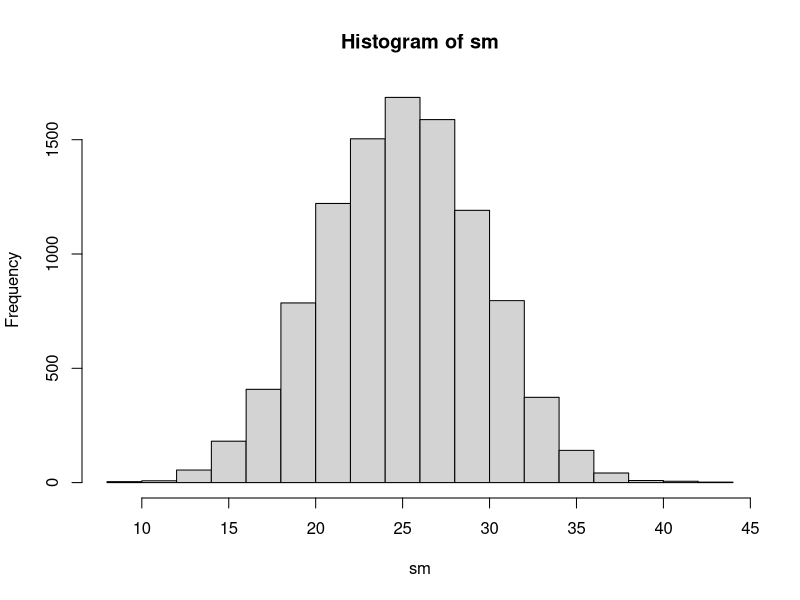
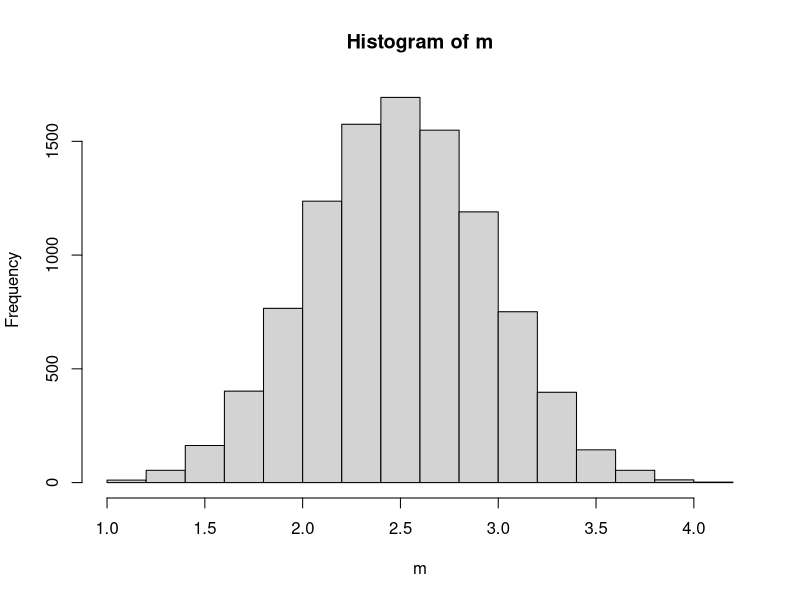
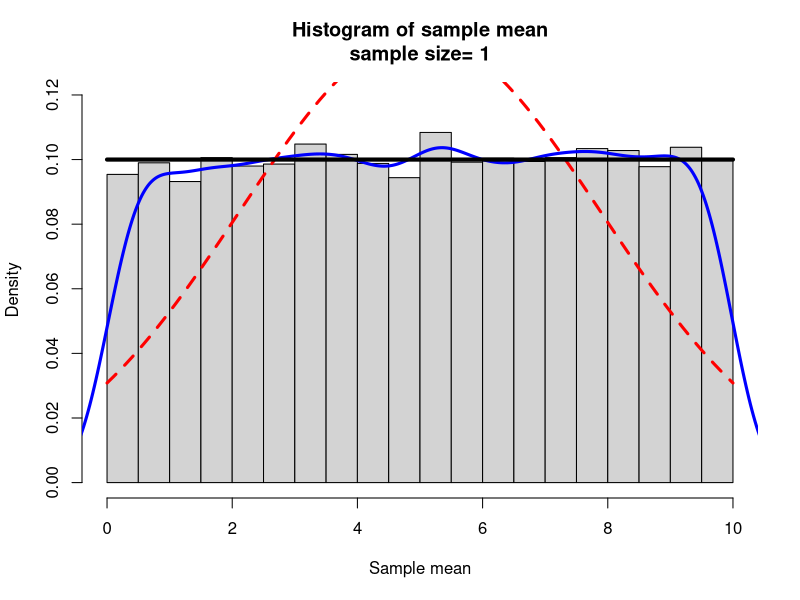
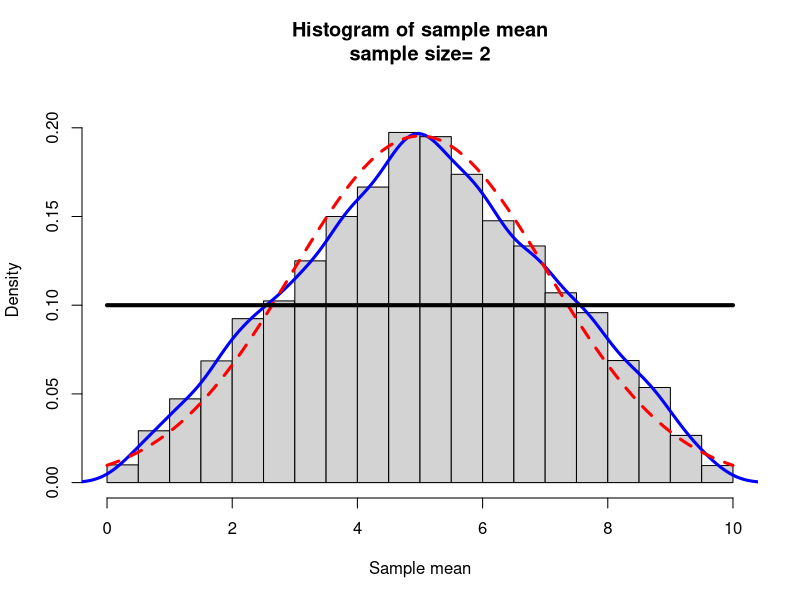
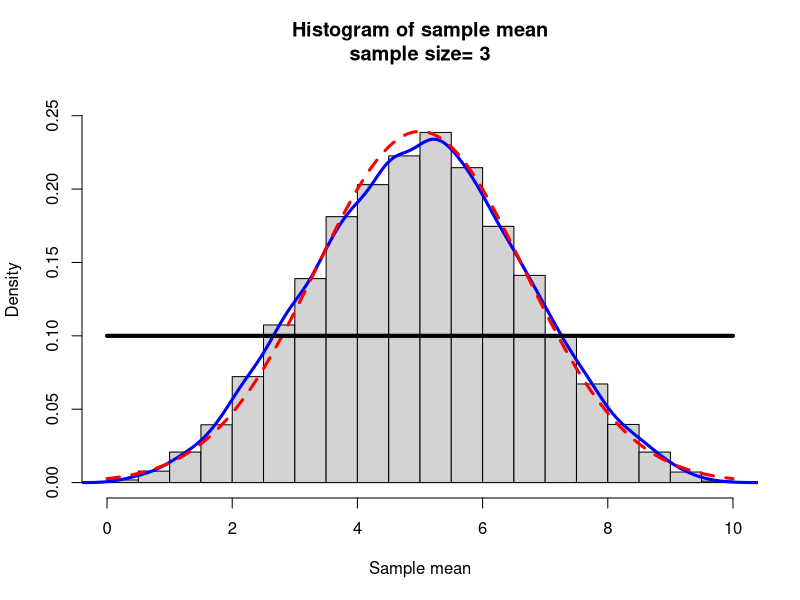
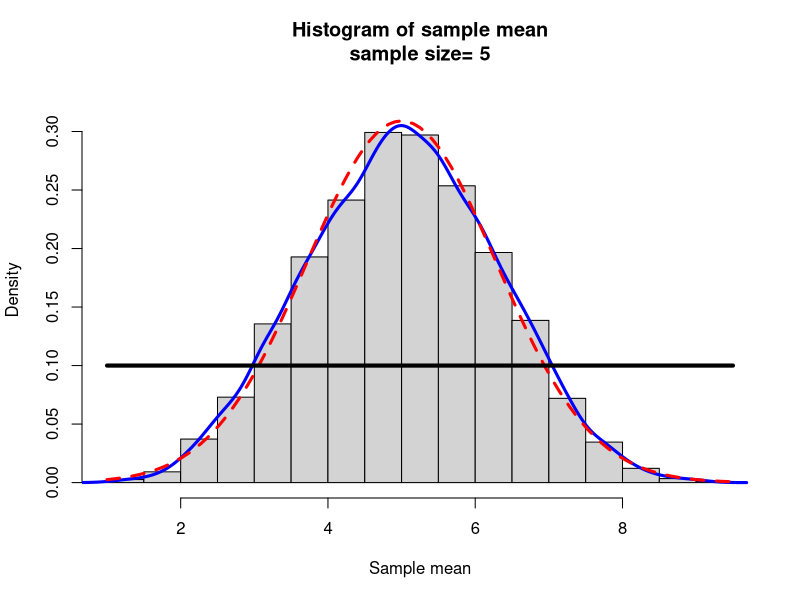
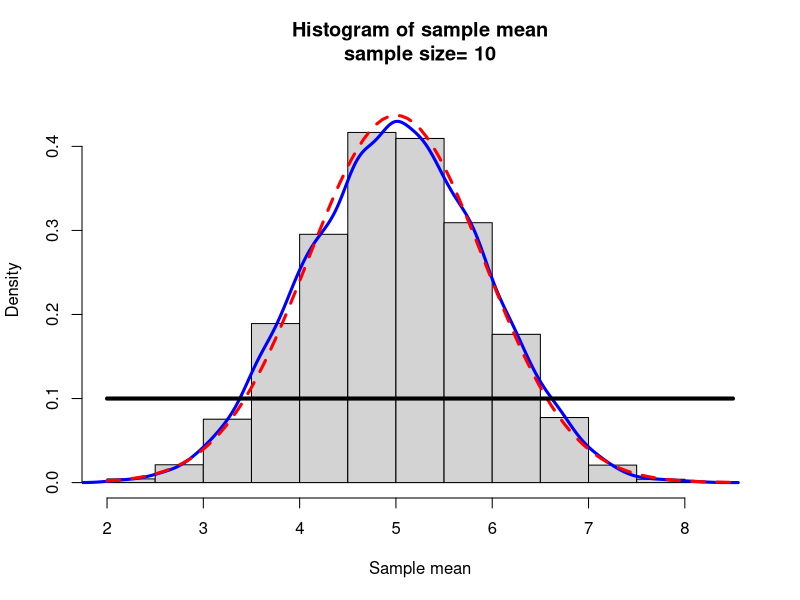
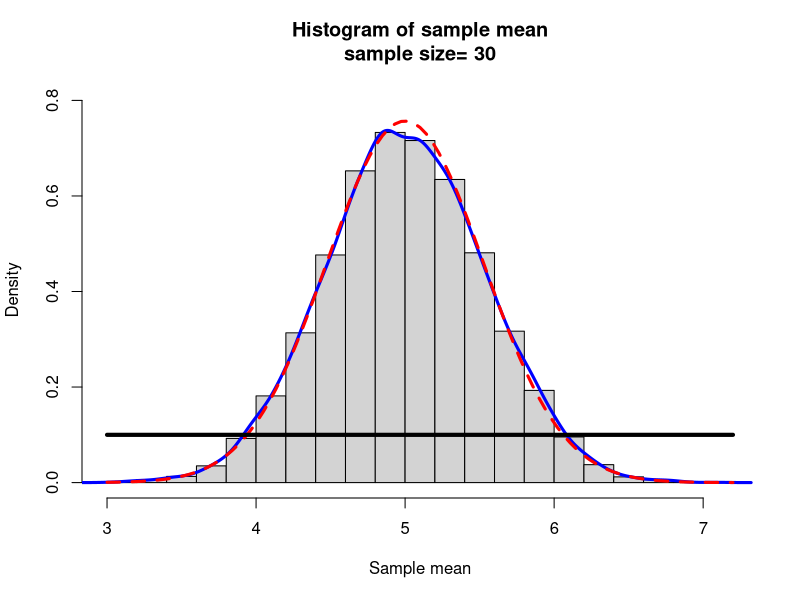

Write R code to recreate these figures, in order.
## ---- chunk 1
knitr::opts_chunk$set(echo = TRUE)
## ---- chunk 2
getwd()
## ---- chunk 3
sample = runif(10, 0, 5)

uniMean = (0+5)/2
uniMean

uniVar = ((5-0)^2)/12
uniVar

xbar = mean(sample)
xbar

s2 = var(sample)
s2
## ---- chunk 4
myclt=function(n,iter){
  y=runif(n*iter,0,5) # A
  data=matrix(y,nr=n,nc=iter,byrow=TRUE) #B
  sm=apply(data,2,sum) #C
  hist(sm)
  sm
}
w=myclt(n=10,iter=10000) #D
## ---- chunk 5
mean(w)
var(w)
## ---- chunk 6
myclt=function(n,iter){
  y=runif(n*iter,0,5) # A
  data=matrix(y,nr=n,nc=iter,byrow=TRUE) #B
  m=apply(data,2, mean) #C
  hist(m)
  m
}
w=myclt(n=10,iter=10000) #D
## ---- chunk 7
mean(w)
var(w)
## ---- chunk 8
mycltu=function(n,iter,a=0,b=10){
## r-random sample from the uniform
y=runif(n*iter,a,b)
## Place these numbers into a matrix
## The columns will correspond to the iteration and the rows will equal the sample size n
data=matrix(y,nr=n,nc=iter,byrow=TRUE)
## apply the function mean to the columns (2) of the matrix
## these are placed in a vector w
w=apply(data,2,mean)
## We will make a histogram of the values in w
## How high should we make y axis?
## All the values used to make a histogram are placed in param (nothing is plotted yet)
param=hist(w,plot=FALSE)
## Since the histogram will be a density plot we will find the max density

ymax=max(param$density)
## To be on the safe side we will add 10% more to this
ymax=1.1*ymax
## Now we can make the histogram
hist(w,freq=FALSE,  ylim=c(0,ymax), main=paste("Histogram of sample mean",
"\n", "sample size= ",n,sep=""),xlab="Sample mean")
## add a density curve made from the sample distribution
lines(density(w),col="Blue",lwd=3) # add a density plot
## Add a theoretical normal curve 
curve(dnorm(x,mean=(a+b)/2,sd=(b-a)/(sqrt(12*n))),add=TRUE,col="Red",lty=2,lwd=3) # add a theoretical curve
## Add the density from which the samples were taken
curve(dunif(x,a,b),add=TRUE,lwd=4)

}

for (n in c(1, 2, 3, 5, 10, 30)) {
  mycltu(n = n, iter = 10000)
}
## ---- chunk 9
mycltb=function(n, iter = 10000, p = 0.3){

## r-random sample from the Binomial
y=rbinom(n*iter,size=n,prob=p)
## Place these numbers into a matrix
## The columns will correspond to the iteration and the rows will equal the sample size n
data=matrix(y,nr=n,nc=iter,byrow=TRUE)
## apply the function mean to the columns (2) of the matrix
## these are placed in a vector w
w=apply(data,2,mean)
## We will make a histogram of the values in w
## How high should we make y axis?
## All the values used to make a histogram are placed in param (nothing is plotted yet)
param=hist(w,plot=FALSE)
## Since the histogram will be a density plot we will find the max density

ymax=max(param$density)
## To be on the safe side we will add 10% more to this
ymax=1.1*ymax

## Now we can make the histogram
## freq=FALSE means take a density
hist(w,freq=FALSE,  ylim=c(0,ymax),
main=paste("Histogram of sample mean","\n", "sample size= ",n, ", p= ",p,sep=""), xlab="Sample mean")
## add a density curve made from the sample distribution
#lines(density(w),col="Blue",lwd=3) # add a density plot
## Add a theoretical normal curve 
curve(dnorm(x,mean=n*p,sd=sqrt(p*(1-p))),add=TRUE,col="Red",lty=2,lwd=3) 

}

for (n in c(4,5,10,20)) {
  mycltb(n = n)
}
## ---- chunk 10
for (n in c(4,5,10,20)) {
  mycltb(n = n, p = 0.7)
}
## ---- chunk 11
for (n in c(4,5,10,20)) {
  mycltb(n = n, p = 0.5)
}
## ---- chunk 12
mycltp=function(n,iter = 10000,lambda=4){

## r-random sample from the Poisson
y=rpois(n*iter,lambda=lambda)
## Place these numbers into a matrix
## The columns will correspond to the iteration and the rows will equal the sample size n
data=matrix(y,nr=n,nc=iter,byrow=TRUE)
## apply the function mean to the columns (2) of the matrix
## these are placed in a vector w
w=apply(data,2,mean)
## We will make a histogram of the values in w
## How high should we make y axis?
## All the values used to make a histogram are placed in param (nothing is plotted yet)
param=hist(w,plot=FALSE)
## Since the histogram will be a density plot we will find the max density

ymax=max(param$density)
## To be on the safe side we will add 10% more to this
ymax=1.1*ymax

## Make a suitable layout for graphing
layout(matrix(c(1,1,2,3),nr=2,nc=2, byrow=TRUE))

## Now we can make the histogram
hist(w,freq=FALSE,  ylim=c(0,ymax), col=rainbow(max(w)),
main=paste("Histogram of sample mean","\n", "sample size= ",n," iter=",iter," lambda=",lambda,sep=""), xlab="Sample mean")
## add a density curve made from the sample distribution
#lines(density(w),col="Blue",lwd=3) # add a density plot
## Add a theoretical normal curve 
curve(dnorm(x,mean=lambda,sd=sqrt(lambda/n)),add=TRUE,col="Red",lty=2,lwd=3) # add a theoretical curve

# Now make a new plot
# Since y is discrete we should use a barplot
barplot(table(y)/(n*iter),col=rainbow(max(y)), main="Barplot of sampled y", ylab ="Rel. Freq",xlab="y" )
x=0:max(y)
plot(x,dpois(x,lambda=lambda),type="h",lwd=5,col=rainbow(max(y)),
main="Probability function for Poisson", ylab="Probability",xlab="y")
}

for (n in c(2, 3, 5, 10, 20)) {
  mycltp(n = n)
}
## ---- chunk 13
for (n in c(2, 3, 5, 10, 20)) {
  mycltp(n = n, lambda = 10)
}
